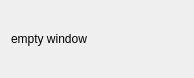
<?xml version="1.0" encoding="UTF-8"?>
<ui version="4.0">
 <class>vl53xxxx</class>
 <widget class="QWidget" name="vl53xxxx">
  <property name="windowModality">
   <enum>Qt::ApplicationModal</enum>
  </property>
  <property name="geometry">
   <rect>
    <x>0</x>
    <y>0</y>
    <width>194</width>
    <height>78</height>
   </rect>
  </property>
  <property name="windowTitle">
   <string>VL53XXXX</string>
  </property>
  <property name="windowIcon">
   <iconset resource="res.qrc">
    <normaloff>:/logo/res/uni.png</normaloff>:/logo/res/uni.png</iconset>
  </property>
  <layout class="QHBoxLayout" name="horizontalLayout">
   <item>
    <widget class="QLabel" name="label">
     <property name="text">
      <string>empty window</string>
     </property>
    </widget>
   </item>
  </layout>
 </widget>
 <resources>
  <include location="res.qrc"/>
 </resources>
 <connections/>
</ui>
